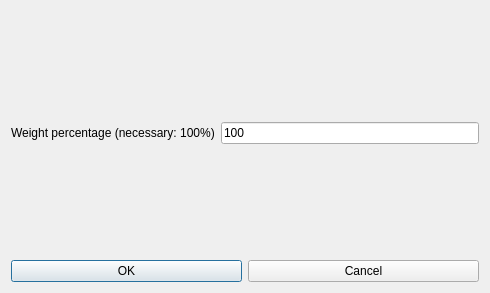
<?xml version="1.0" encoding="UTF-8"?>
<ui version="4.0">
 <class>ModifyConstraintTeachersMaxTwoActivityTagsPerRealDayFromN1N2N3Form_template</class>
 <widget class="QDialog" name="ModifyConstraintTeachersMaxTwoActivityTagsPerRealDayFromN1N2N3Form_template">
  <property name="geometry">
   <rect>
    <x>0</x>
    <y>0</y>
    <width>490</width>
    <height>293</height>
   </rect>
  </property>
  <property name="windowTitle">
   <string extracomment="This is the title of the dialog to modify a constraint of this type">Modify teachers max two activity tags per real day from N1 N2 N3</string>
  </property>
  <layout class="QGridLayout" name="gridLayout">
   <item row="2" column="0">
    <spacer name="verticalSpacer_2">
     <property name="orientation">
      <enum>Qt::Vertical</enum>
     </property>
     <property name="sizeHint" stdset="0">
      <size>
       <width>20</width>
       <height>29</height>
      </size>
     </property>
    </spacer>
   </item>
   <item row="0" column="0">
    <spacer name="spacer7">
     <property name="orientation">
      <enum>Qt::Vertical</enum>
     </property>
     <property name="sizeType">
      <enum>QSizePolicy::Expanding</enum>
     </property>
     <property name="sizeHint" stdset="0">
      <size>
       <width>20</width>
       <height>21</height>
      </size>
     </property>
    </spacer>
   </item>
   <item row="1" column="0">
    <layout class="QHBoxLayout" name="horizontalLayout_2">
     <item>
      <widget class="QLabel" name="weightTextLabel">
       <property name="frameShape">
        <enum>QFrame::NoFrame</enum>
       </property>
       <property name="frameShadow">
        <enum>QFrame::Plain</enum>
       </property>
       <property name="text">
        <string>Weight percentage (necessary: 100%)</string>
       </property>
       <property name="wordWrap">
        <bool>false</bool>
       </property>
      </widget>
     </item>
     <item>
      <widget class="QLineEdit" name="weightLineEdit">
       <property name="text">
        <string notr="true">100</string>
       </property>
      </widget>
     </item>
    </layout>
   </item>
   <item row="3" column="0">
    <layout class="QHBoxLayout">
     <item>
      <widget class="QPushButton" name="okPushButton">
       <property name="text">
        <string>OK</string>
       </property>
      </widget>
     </item>
     <item>
      <widget class="QPushButton" name="cancelPushButton">
       <property name="text">
        <string>Cancel</string>
       </property>
      </widget>
     </item>
    </layout>
   </item>
  </layout>
 </widget>
 <layoutdefault spacing="6" margin="11"/>
 <resources/>
 <connections/>
</ui>
